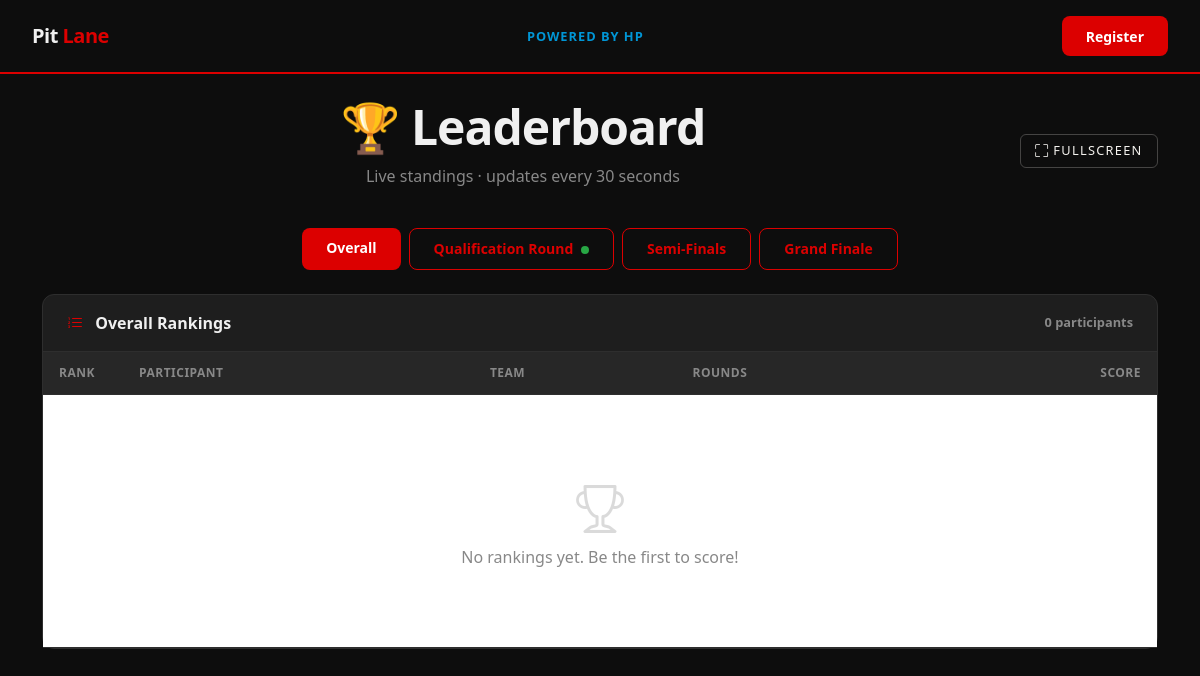
The page /leaderboard.php on the database its author committed.
### tables this page shows
CREATE TABLE IF NOT EXISTS rounds (
    id           INT           NOT NULL AUTO_INCREMENT,
    event_id     INT           NOT NULL,
    round_number INT           NOT NULL,
    name         VARCHAR(200)  NOT NULL,
    description  TEXT,
    max_score    INT           NOT NULL DEFAULT 100,
    start_date   DATETIME,
    end_date     DATETIME,
    status       ENUM('upcoming','active','completed') NOT NULL DEFAULT 'upcoming',
    created_at   TIMESTAMP     NOT NULL DEFAULT CURRENT_TIMESTAMP,
    PRIMARY KEY (id),
    UNIQUE KEY uq_round_number (event_id, round_number),
    CONSTRAINT fk_rounds_event FOREIGN KEY (event_id) REFERENCES events(id) ON DELETE CASCADE
);

### includes/functions.php (called while the page is built, shortened)
<?php
function sanitize(string $val): string {
    return htmlspecialchars(trim($val), ENT_QUOTES, 'UTF-8');
}

### leaderboard.php (the view, shortened to what this page needs)
<?php
require_once __DIR__ . '/includes/layout.php';
$pdo = db();
$rounds = $pdo->query('
    SELECT r.id, r.round_number, r.name, r.status
    FROM rounds r JOIN events e ON e.id=r.event_id
    ORDER BY r.round_number
')->fetchAll();
$roundId = (int)($_GET['round'] ?? 0);
if ($roundId) {
    $stmt = $pdo->prepare('SELECT * FROM v_round_leaderboard WHERE round_id = ? ORDER BY round_rank LIMIT 200');
    $stmt->execute([$roundId]);
    $entries = $stmt->fetchAll();
} else {
    $entries = $pdo->query('SELECT * FROM v_leaderboard ORDER BY overall_rank LIMIT 200')->fetchAll();
}
$currentRound = null;
?>
<header class="public-header">
  <div class="logo-text">Pit <span>Lane</span></div>
  <div style="font-size:.8rem;color:#0096D6;font-weight:700;letter-spacing:1px">POWERED BY HP</div>
  <a href="<?= APP_URL ?>/register.php" class="btn btn-ferrari btn-sm">Register</a>
</header>
<div class="container py-4">
  <div class="d-flex align-items-center justify-content-between mb-4">
    <div class="text-center flex-grow-1">
      <h1 class="fw-900" style="font-size:clamp(1.75rem,4vw,3rem);letter-spacing:-1px">
        <span style="color:var(--ferrari-red)">🏆</span> Leaderboard
      </h1>
      <p style="color:var(--text-muted)">Live standings · updates every 30 seconds</p>
    </div>
    <button class="leaderboard-fullscreen-btn ms-3" id="fsBtn" onclick="toggleFullscreen()">
      <i class="bi bi-fullscreen me-1"></i>Fullscreen
    </button>
  </div>
  <div class="d-flex flex-wrap gap-2 justify-content-center mb-4">
    <a href="<?= APP_URL ?>/leaderboard.php"
       class="btn btn-sm <?= !$roundId ? 'btn-ferrari' : 'btn-outline-ferrari' ?>">
      Overall
    </a>
    <?php foreach ($rounds as $r): ?>
    <a href="<?= APP_URL ?>/leaderboard.php?round=<?= $r['id'] ?>"
       class="btn btn-sm <?= $roundId == $r['id'] ? 'btn-ferrari' : 'btn-outline-ferrari' ?>">
      <?= sanitize($r['name']) ?>
      <?php if ($r['status'] === 'active'): ?>
      <span class="status-dot active ms-1"></span>
      <?php endif; ?>
    </a>
    <?php endforeach; ?>
  </div>
  <div class="card leaderboard-auto-refresh">
    <div class="card-header px-4 py-3 d-flex align-items-center justify-content-between">
      <span>
        <i class="bi bi-list-ol me-2 text-ferrari"></i>
        <?= $currentRound ? sanitize($currentRound['name']) . ' Rankings' : 'Overall Rankings' ?>
      </span>
      <span style="font-size:.8rem;color:var(--text-muted)"><?= count($entries) ?> participants</span>
    </div>
    <div class="table-responsive">
      <table class="table table-dark-custom mb-0">
        <thead>
          <tr>
            <th style="width:80px">Rank</th>
            <th>Participant</th>
            <th>Team</th>
            <?php if (!$roundId): ?>
            <th>Rounds</th>
            <?php endif; ?>
            <th class="text-end">Score</th>
          </tr>
        </thead>
        <tbody>
          <?php if ($entries): ?>
          <?php foreach ($entries as $e): ?>
          <tr class="leaderboard-row">
            <td><?= getRankBadge((int)$e[$rankKey]) ?></td>
            <td>
              <div class="fw-600"><?= sanitize($e[$nameKey]) ?></div>
              <?php if (!$roundId && ($e['city'] ?? '')): ?>
              <div style="font-size:.8rem;color:var(--text-muted)"><?= sanitize($e['city']) ?></div>
              <?php endif; ?>
            </td>
            <td style="color:var(--text-muted);font-size:.875rem">
              <?= sanitize($e['team_name'] ?? '–') ?>
            </td>
            <?php if (!$roundId): ?>
            <td><span style="color:var(--text-muted)"><?= $e['rounds_participated'] ?></span></td>
            <?php endif; ?>
            <td class="text-end">
              <span class="score-pill"><?= formatScore($e[$scoreKey]) ?></span>
            </td>
          </tr>
          <?php endforeach; ?>
          <?php else: ?>
          <tr><td colspan="5">
            <div class="empty-state">
              <i class="bi bi-trophy"></i>
              <div>No rankings yet. Be the first to score!</div>
            </div>
          </td></tr>
          <?php endif; ?>
        </tbody>
      </table>
    </div>
  </div>
</div>

### assets/css/main.css (style rules this page uses)
:root { --ferrari-red: #DC0000; --ferrari-dark: #1A1A1A; --ferrari-darker: #0D0D0D; --ferrari-gold: #C8A84B; --ferrari-silver: #B0B0B0; --card-bg: #1E1E1E; --card-border: #2E2E2E; --text-primary: #F0F0F0; --text-muted: #888; --success: #28a745; --warning: #ffc107; --danger: #DC0000; --sidebar-w: 260px; --header-h: 64px; }
*, *::before, *::after { box-sizing: border-box; }
body { font-family: 'forma-djr-text', 'Forma DJR Text', system-ui, sans-serif; background: var(--ferrari-darker); color: var(--text-primary); margin: 0; min-height: 100vh; }
h1, h2, h3, h4, h5, h6, .h1, .h2, .h3, .h4, .h5, .h6 { font-family: 'forma-djr-display', 'Forma DJR Display', 'forma-djr-text', system-ui, sans-serif; }
.fw-900 { font-weight: 900; }
.public-header { background: var(--ferrari-darker); border-bottom: 2px solid var(--ferrari-red); padding: 1rem 2rem; display: flex; align-items: center; justify-content: space-between; position: sticky; top: 0; z-index: 100; }
.public-header .logo-text { font-size: 1.25rem; font-weight: 800; letter-spacing: -.5px; }
.public-header .logo-text span { color: var(--ferrari-red); }
.card { background: var(--card-bg); border: 1px solid var(--card-border); border-radius: 12px; color: var(--text-primary); }
.card-header { background: transparent; border-bottom: 1px solid var(--card-border); font-weight: 600; }
.btn-ferrari { background: var(--ferrari-red); color: #fff; border: none; font-weight: 600; border-radius: 8px; padding: .6rem 1.5rem; transition: all .15s; }
.btn-outline-ferrari { border: 1.5px solid var(--ferrari-red); color: var(--ferrari-red); background: transparent; font-weight: 600; border-radius: 8px; padding: .6rem 1.5rem; transition: all .15s; }
.table-dark-custom { color: var(--text-primary); }
.table-dark-custom thead th { background: rgba(255,255,255,.04); border-color: var(--card-border); font-size: .75rem; font-weight: 600; text-transform: uppercase; letter-spacing: .5px; color: var(--text-muted); padding: .75rem 1rem; }
.table-dark-custom tbody tr { border-color: var(--card-border); transition: background .1s; }
.table-dark-custom tbody td { padding: .875rem 1rem; vertical-align: middle; border-color: var(--card-border); }
.status-dot { width: 8px; height: 8px; border-radius: 50%; display: inline-block; }
.status-dot.active { background: #28a745; }
.status-dot.active { animation: pulse 2s infinite; }
.text-ferrari { color: var(--ferrari-red) !important; }
.empty-state { text-align: center; padding: 4rem 2rem; color: var(--text-muted); }
.empty-state i { font-size: 3rem; margin-bottom: 1rem; opacity: .3; }
.leaderboard-fullscreen-btn { background: transparent; border: 1px solid rgba(244,242,238,.24); color: #F4F2EE; padding: .4rem .9rem; border-radius: 6px; font-size: .8rem; letter-spacing: .1em; text-transform: uppercase; cursor: pointer; transition: background .2s; }

### rows shown on the page
rounds: name "Qualification Round", status "active" (drawn)
rounds: name "Semi-Finals"
rounds: name "Grand Finale"

### other values the page prints
count($entries) "0"
